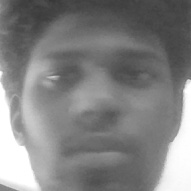
#> input picture Attendance-System-master/Dataset/Jeffrey/Jeffrey_1.jpg, 191 x 191 px, given in place of the camera
$ python recognition.py
#> lines starting #> are read from the running program, lines starting #| are printed output that depends on the picture; after the words box and inside, x2 and y2 are one past the last pixel; in counts of white or black regions, pixels touching at a corner belong together
import cv2
import numpy as np
import os

def load_face_encodings(trained_path):
    # Print the path being used to load face encodings
    print("Loading face encodings from:", trained_path)

    # Construct the full path to the face encodings file
    encodings_file = os.path.join(trained_path, 'face_encodings.npy')

    # Check if the file exists
    if not os.path.exists(encodings_file):
        print("Error: face encodings file not found!")
        return None, None

    # Load the face encodings and corresponding IDs
    known_face_encodings = np.load(encodings_file)
    known_face_ids = np.load(os.path.join(trained_path, 'face_ids.npy'))

    return known_face_encodings, known_face_ids


def recognize(trained_path):
    # Load the trained face encodings and IDs
#> called with trained_path = 'Trained'
    known_face_encodings, known_face_ids = load_face_encodings(trained_path)

    # Haarcascade Classifier used for face detection
    face_cascade = cv2.CascadeClassifier(cv2.data.haarcascades + 'haarcascade_frontalface_default.xml')

    # Start realtime video capture
    cam = cv2.VideoCapture(0)
    cam.set(3, 640)  # Set video width
    cam.set(4, 480)  # Set video height

    while True:
        ret, img = cam.read()
#> img is the input picture: shape (191, 191, 3); min 55, max 255, mean 129.4
        gray = cv2.cvtColor(img, cv2.COLOR_BGR2GRAY)

        # Detect faces in the grayscale image
        faces = face_cascade.detectMultiScale(gray, scaleFactor=1.2, minNeighbors=6, minSize=(30, 30))
#> faces = [[14, 10, 168, 168]]

        for (x, y, w, h) in faces:
            cv2.rectangle(img, (x, y), (x+w, y+h), (0, 255, 0), 2)

            # Extract face region and resize for consistency
            face_region = cv2.resize(gray[y:y+h, x:x+w], (128, 128))

            # Flatten face region for recognition
            face_encoding = face_region.flatten() / 255.0  # Normalize pixel values to [0, 1]

            # Find the closest matching user ID based on face encodings
            min_distance = float('inf')
            recognized_user_id = -1

            for i, encoding in enumerate(known_face_encodings):
                distance = np.linalg.norm(face_encoding - encoding)
                if distance < min_distance:
                    min_distance = distance
                    recognized_user_id = known_face_ids[i]

            # Retrieve the recognized user name based on the recognized_user_id
            if recognized_user_id != -1:
                # Display the recognized user name
                recognized_user_name = str(recognized_user_id)
                cv2.putText(img, recognized_user_name, (x+5, y+h-10), cv2.FONT_HERSHEY_DUPLEX, 1, (0, 128, 255), 2)
            else:
                cv2.putText(img, "Unknown", (x+5, y+h-10), cv2.FONT_HERSHEY_DUPLEX, 1, (0, 128, 255), 2)
#> this loop made 1 pass
#> (x, y, w, h) on pass 1: (14, 10, 168, 168)
#> pass 1, in recognize, `face_region = cv2.resize(gray[y:y+h, x:x+w], (128, 128))`:
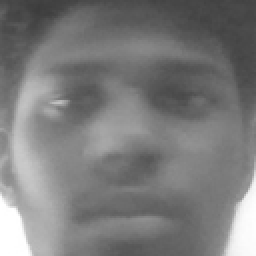
#> face_region: shape (128, 128) (shown 2 times larger); min 60, max 255, mean 123.5
#> after the loop:
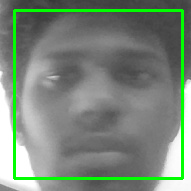
#> img: shape (191, 191, 3); 5.52% of pixels changed, all inside (x1, y1, x2, y2) = (13, 9, 184, 180)

        cv2.imshow('camera', img)

        # Press 'ESC' to exit video capture
        k = cv2.waitKey(1) & 0xff
        if k == 27:
            break

    cam.release()
    cv2.destroyAllWindows()

if __name__ == '__main__':
    trained_path = 'Trained'
#> (the run stopped early here; a loop or call above may not have finished)

$ run again, on Attendance-System-master/Dataset/Jeffrey/Jeffrey_10.jpg
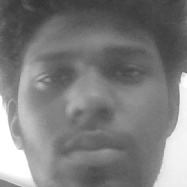
#> input picture Attendance-System-master/Dataset/Jeffrey/Jeffrey_10.jpg, 187 x 187 px, given in place of the camera
#> in recognize, img is the input picture: shape (187, 187, 3); min 50, max 255, mean 124.7
#> faces = [[12, 7, 166, 166]]
#> the loop in recognize, `for (x, y, w, h) in faces:` made 1 pass
#> (x, y, w, h) on pass 1: (12, 7, 166, 166)
#> pass 1, in recognize, `face_region = cv2.resize(gray[y:y+h, x:x+w], (128, 128))`:
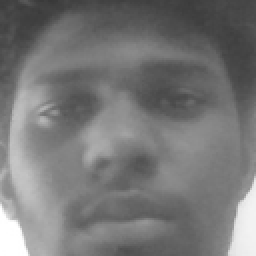
#> face_region: shape (128, 128) (shown 2 times larger); min 56, max 255, mean 119.3
#> after the loop in recognize, `for (x, y, w, h) in faces:`:
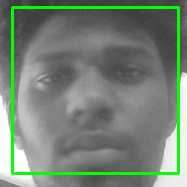
#> img: shape (187, 187, 3); 5.69% of pixels changed, all inside (x1, y1, x2, y2) = (11, 6, 180, 175)

$ run again, on Attendance-System-master/Dataset/Jeffrey/Jeffrey_12.jpg
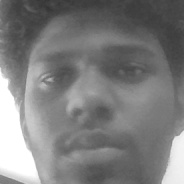
#> input picture Attendance-System-master/Dataset/Jeffrey/Jeffrey_12.jpg, 184 x 184 px, given in place of the camera
#> in recognize, img is the input picture: shape (184, 184, 3); min 51, max 255, mean 125.1
#> faces = [[11, 11, 162, 162]]
#> the loop in recognize, `for (x, y, w, h) in faces:` made 1 pass
#> (x, y, w, h) on pass 1: (11, 11, 162, 162)
#> pass 1, in recognize, `face_region = cv2.resize(gray[y:y+h, x:x+w], (128, 128))`:
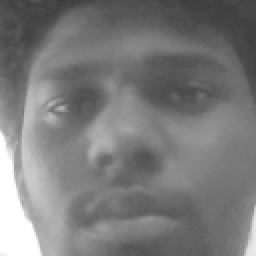
#> face_region: shape (128, 128) (shown 2 times larger); min 59, max 255, mean 122.7
#> after the loop in recognize, `for (x, y, w, h) in faces:`:
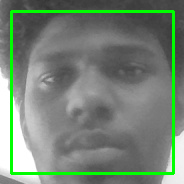
#> img: shape (184, 184, 3); 5.73% of pixels changed, all inside (x1, y1, x2, y2) = (10, 10, 175, 175)
